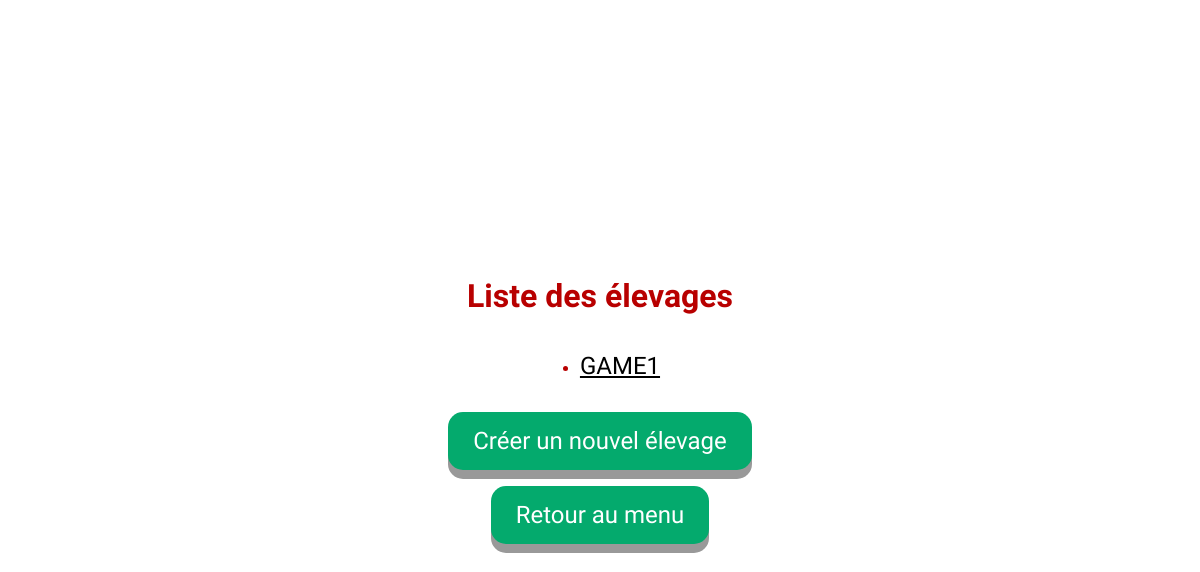
Before: /liste/ with the older database file.
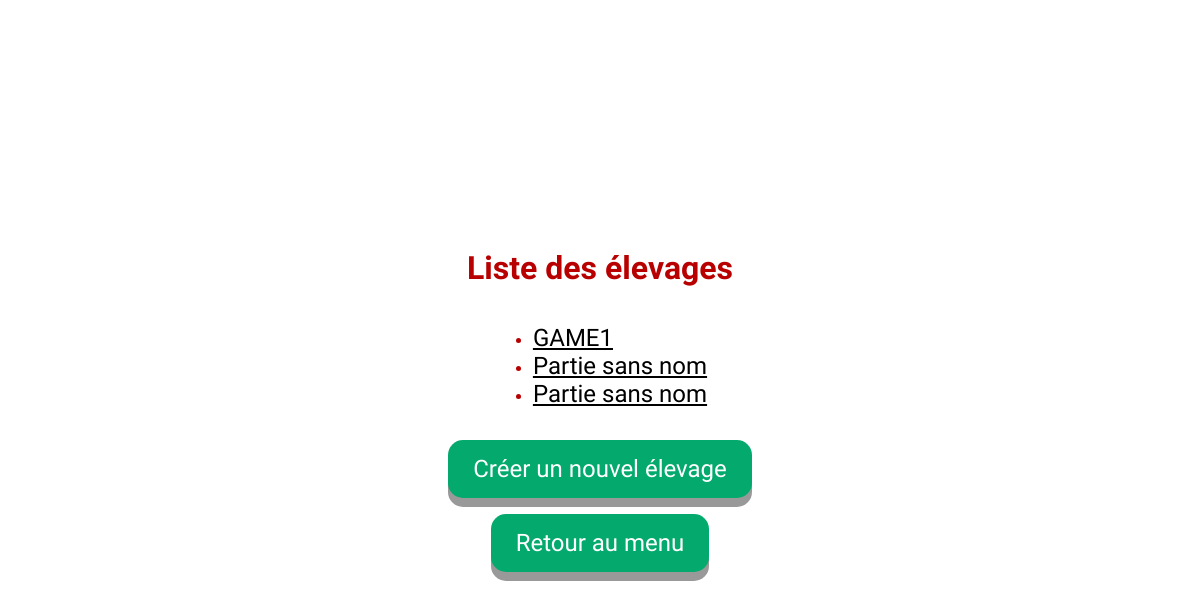
After: the same page with the newer database file.
### elevage/models.py (models this page shows, shortened)
class Elevage(models.Model):
    nom = models.CharField(max_length=100, default='Partie sans nom')
    nb_males = models.PositiveBigIntegerField(default=1)
    nb_femelles = models.PositiveBigIntegerField(default=1)
    quantite_nourriture = models.DecimalField(default=0, max_digits=100, decimal_places=2)
    nb_cages = models.PositiveBigIntegerField(default=1)
    solde = models.IntegerField(default=0)
    nbTurn = models.PositiveBigIntegerField(default=0)
    nbSoldRabbits = models.PositiveBigIntegerField(default=0)
    moneyMade = models.BigIntegerField(default=0)

### elevage/views.py (the view)
# urls.py: path('liste/', views.liste, name='elevage_liste'),
def liste(request):
    elevages = Elevage.objects.all()
    return render(request, 'elevage/liste.html', {'elevages': elevages})

### elevage/templates/elevage/liste.html
{% extends "base.html" %}
{% block content %}
    <div class="list-container">
        <h1>Liste des élevages</h1>
        <ul>
            {% for elevage in elevages %}
                <li>
                    <a href="{% url 'elevage_dashboard' elevage.id %}">
                        {{ elevage.nom }}
                    </a>
                </li>
            {% endfor %}
            </ul>
    </div>
    <div class="list-buttons">
        <a href="{% url 'elevage_nouveau' %}"><button>Créer un nouvel élevage</button></a>
        <a href="{% url 'elevage_home' %}"><button>Retour au menu</button></a>
    </div>
{% endblock content %}

### elevage/templates/base.html (shortened to what this page needs)
{% load static %}
<!DOCTYPE html>
<html lang="fr">
<head>
    <link rel="stylesheet" href="{% static 'elevage/style.css' %}">
</head>
<body>
    <main>
        {% block content %}
        {% endblock %}
    </main>
</body>
</html>

### elevage/static/elevage/style.css (style rules this page uses)
body { font-family: "Rubik Bubbles", Arial, sans-serif; background-image: url('../elevage/background.jpeg'); background-repeat: no-repeat; background-position: center; background-size: cover; padding: 0; margin: 0; height: 100vh; display: flex; justify-content: center; align-items: center; }
button { display: inline-block; font-family: "Rubik Bubbles", Arial, sans-serif; padding: 15px 25px; font-size: 24px; cursor: pointer; text-align: center; text-decoration: none; outline: none; color: #fff; background-color: #04AA6D; border: none; border-radius: 15px; box-shadow: 0 9px #999; }
a { color: black; font-size: 1.5rem; font-family: "Rubik Bubbles", Arial, sans-serif; }
.list-container { display: flex; flex-direction: column; align-items: center; justify-content: center; height: auto; color: rgb(184, 0, 0); }
.list-buttons { display: flex; flex-direction: column; align-items: center; gap: 1rem; margin-top: 1rem; }

Changed rows visible on the page:
added Elevage: nom "Partie sans nom"
added Elevage: nom "Partie sans nom"
